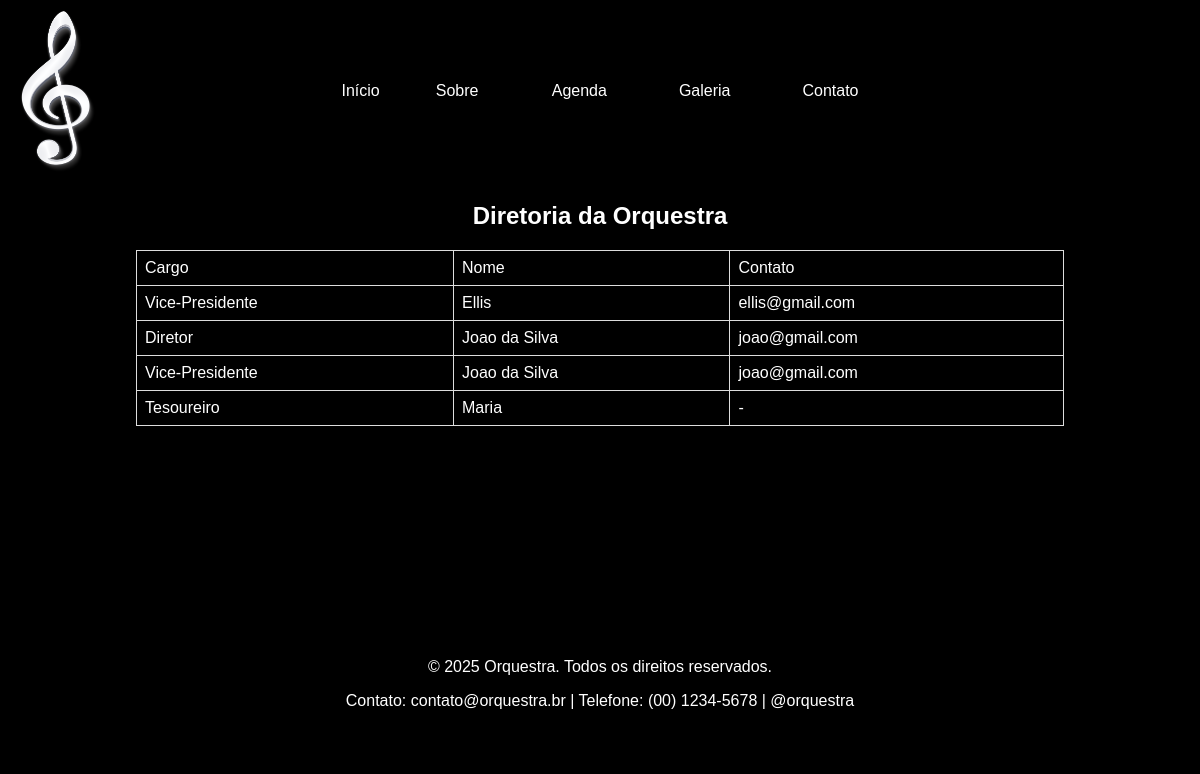
/diretoria/, run on the app's committed database.
### cadastros/models.py (models this page shows)
class Diretoria(models.Model):
    CARGOS = [
        ('PRES','Presidente'),
        ('VICE','Vice-Presidente'),
        ('SEC','Secretário'),
        ('TES','Tesoureiro'),
        ('DIR','Diretor'),
    ]
    cargo = models.CharField(max_length=4, choices=CARGOS)
    nome = models.CharField(max_length=100)
    contato = models.EmailField(null=True, blank=True)

### cadastros/views.py (the view)
# urls.py: path('diretoria/', views.diretoria, name = 'diretoria'),
def diretoria(request):
    componentes = Diretoria.objects.all()
    return render(request, 'diretoria.html', {'componentes': componentes})

### cadastros/templates/diretoria.html (shortened to what this page needs)
{% extends 'base.html' %}
{% block content %}
    <h2> Diretoria da Orquestra {{ nome }}</h2>
    <table class = "tabela">
        <tr>
            <td>Cargo</td>
            <td>Nome</td>
            <td>Contato</td>
        </tr>
        {% for componente in componentes %}
        <tr>
            <td>{{ componente.get_cargo_display }}</td>
            <td>{{ componente.nome }}</td>
            <td>{{ componente.contato|default_if_none:"-" }}</td>
        </tr>
        {% endfor %}
    </table>
{% endblock %}

### cadastros/templates/base.html (shortened to what this page needs)
<!DOCTYPE html>
<html lang="pt">
{% load static %}
<head>
    <link rel="stylesheet" href="{% static 'css/estilo.css' %}">
</head>
<body>
    <header class="header">
        <img src="{% static 'img/logo.png' %}" alt="Orquestra Logo" class="logo">
        <nav>
            <div class="dropdown">
                <button><a href="{% url 'index' %}">Início</a></button>
            </div>
            <div class="dropdown">
                <button>Sobre</button>
            </div>
            <div class="dropdown">
                <button><a href="{% url 'agenda' %}">Agenda</a></button>
            </div>
            <div class="dropdown">
                <button><a href="{% url 'galeria' %}">Galeria</a></button>
            </div>
            <div class="dropdown">
                <button><a href="{% url 'contato' %}">Contato</a></button>
            </div>
        </nav>
    </header>
    <section class="main-content">
        {% block content %}{% endblock %}
    </section>
    <footer class="footer">
        <p>&copy; 2025 Orquestra. Todos os direitos reservados.</p>
        <p>Contato: contato@orquestra.br | Telefone: (00) 1234-5678 | @orquestra</p>
    </footer>
</body>
</html>

### cadastros/static/css/estilo.css (style rules this page uses)
body { background-color: black; color: white; margin: 0; font-family: Helvetica, sans-serif; }
.header { display: flex; align-items: center; justify-content: center; padding: 40px; background: rgba(0, 0, 0, 0.8); position: relative; }
.logo { position: absolute; left: 20px; width: 75px; height: auto; }
nav { background-color: black; padding: 20px; border-radius: 5px; display: flex; gap: 0px; justify-content: center; align-items: center; }
.dropdown { position: relative; display: inline-block; min-width: 100px; font-size: 16px; }
.dropdown a { color: white; padding: 12px 16px; text-decoration: none; display: block; }
.dropdown button { background-color: black; color: white; border: none; padding: 10px 20px; cursor: pointer; font-size: 16px; }
.main-content { text-align: center; margin: 20px; min-height: 400px; }
.footer { background: rgba(0, 0, 0, 0.8); text-align: center; padding: 20px; margin-top: 20px; }
.tabela { font-family: Arial, Helvetica, sans-serif; border-collapse: collapse; width: 80%; margin-left: auto; margin-right: auto; }
.tabela td, .tabela th { border: 1px solid #ddd; padding: 8px; text-align: left; }

### data on the page
Diretoria: cargo "Vice-Presidente", nome "Ellis", contato "ellis@gmail.com"
Diretoria: cargo "Diretor", nome "Joao da Silva", contato "joao@gmail.com"
Diretoria: cargo "Vice-Presidente", nome "Joao da Silva", contato "joao@gmail.com"
Diretoria: cargo "Tesoureiro", nome "Maria", contato "-"
